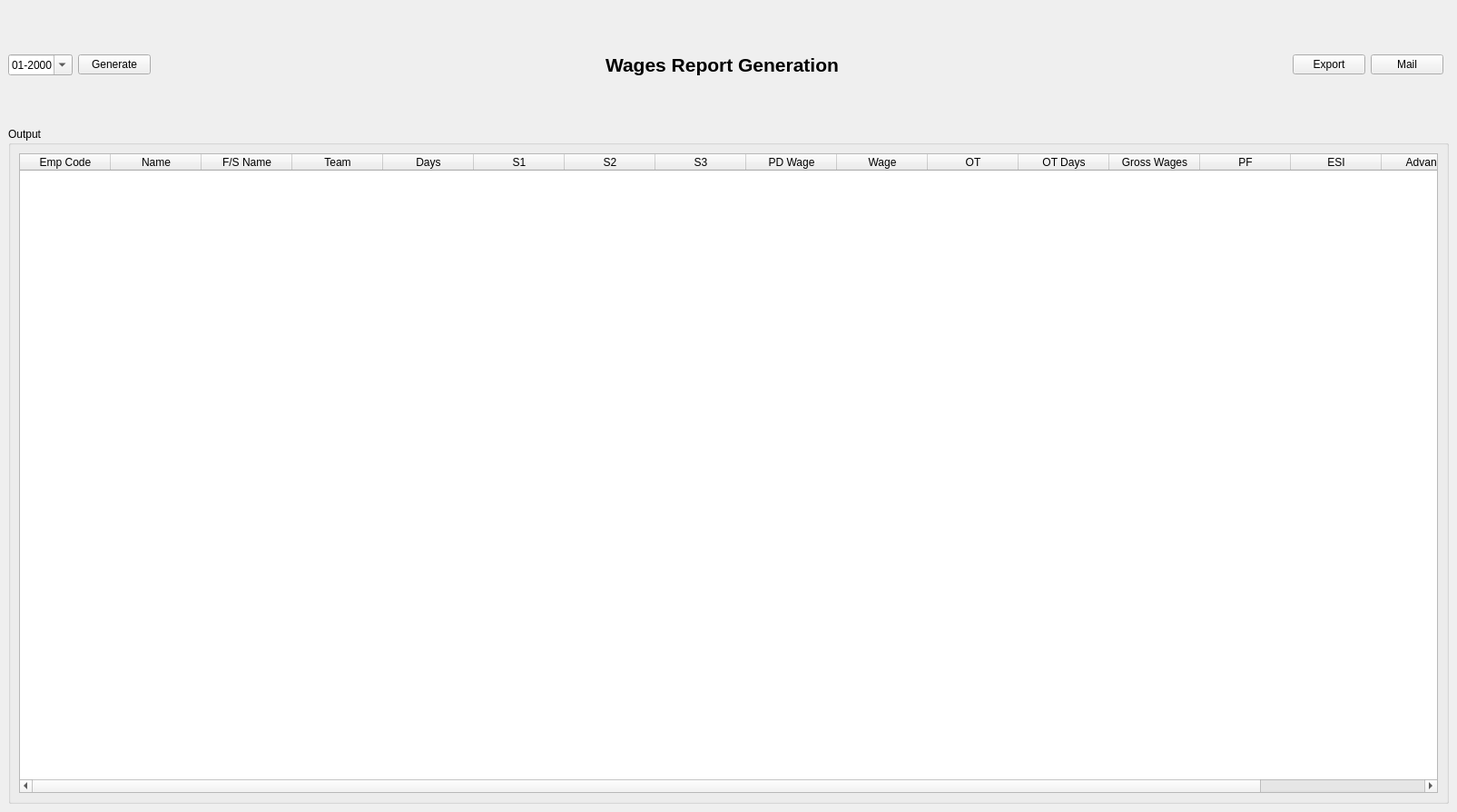
<?xml version="1.0" encoding="UTF-8"?>
<ui version="4.0">
 <class>MWin_WageModule</class>
 <widget class="QMainWindow" name="MWin_WageModule">
  <property name="geometry">
   <rect>
    <x>0</x>
    <y>0</y>
    <width>1605</width>
    <height>895</height>
   </rect>
  </property>
  <property name="windowTitle">
   <string>MainWindow</string>
  </property>
  <widget class="QWidget" name="CWin_WageModule">
   <property name="styleSheet">
    <string notr="true">font: 10pt &quot;Courier New&quot;;</string>
   </property>
   <layout class="QGridLayout" name="gridLayout_2">
    <item row="4" column="0" colspan="8">
     <widget class="QGroupBox" name="NEX_groupBox">
      <property name="title">
       <string>Output</string>
      </property>
      <layout class="QGridLayout" name="gridLayout">
       <item row="0" column="0">
        <widget class="QTableWidget" name="IQTB_WageReport">
         <column>
          <property name="text">
           <string>Emp Code</string>
          </property>
         </column>
         <column>
          <property name="text">
           <string>Name</string>
          </property>
         </column>
         <column>
          <property name="text">
           <string>F/S Name</string>
          </property>
         </column>
         <column>
          <property name="text">
           <string>Team</string>
          </property>
         </column>
         <column>
          <property name="text">
           <string>Days</string>
          </property>
         </column>
         <column>
          <property name="text">
           <string>S1</string>
          </property>
         </column>
         <column>
          <property name="text">
           <string>S2</string>
          </property>
         </column>
         <column>
          <property name="text">
           <string>S3</string>
          </property>
         </column>
         <column>
          <property name="text">
           <string>PD Wage</string>
          </property>
         </column>
         <column>
          <property name="text">
           <string>Wage</string>
          </property>
         </column>
         <column>
          <property name="text">
           <string>OT</string>
          </property>
         </column>
         <column>
          <property name="text">
           <string>OT Days</string>
          </property>
         </column>
         <column>
          <property name="text">
           <string>Gross Wages</string>
          </property>
         </column>
         <column>
          <property name="text">
           <string>PF</string>
          </property>
         </column>
         <column>
          <property name="text">
           <string>ESI</string>
          </property>
         </column>
         <column>
          <property name="text">
           <string>Advance</string>
          </property>
         </column>
         <column>
          <property name="text">
           <string>Net Wages</string>
          </property>
         </column>
        </widget>
       </item>
      </layout>
     </widget>
    </item>
    <item row="1" column="4">
     <spacer name="NEX_horizontalSpacer_2">
      <property name="orientation">
       <enum>Qt::Horizontal</enum>
      </property>
      <property name="sizeHint" stdset="0">
       <size>
        <width>40</width>
        <height>20</height>
       </size>
      </property>
     </spacer>
    </item>
    <item row="1" column="1">
     <widget class="QPushButton" name="IQPB_Generate">
      <property name="text">
       <string>Generate</string>
      </property>
     </widget>
    </item>
    <item row="1" column="2">
     <spacer name="NEX_horizontalSpacer">
      <property name="orientation">
       <enum>Qt::Horizontal</enum>
      </property>
      <property name="sizeHint" stdset="0">
       <size>
        <width>40</width>
        <height>20</height>
       </size>
      </property>
     </spacer>
    </item>
    <item row="1" column="0">
     <widget class="QDateEdit" name="IQDE_Date">
      <property name="displayFormat">
       <string>MM-yyyy</string>
      </property>
      <property name="calendarPopup">
       <bool>true</bool>
      </property>
     </widget>
    </item>
    <item row="1" column="6">
     <widget class="QPushButton" name="IQPB_Mail">
      <property name="text">
       <string>Mail</string>
      </property>
     </widget>
    </item>
    <item row="1" column="3">
     <widget class="QLabel" name="IQL_Title">
      <property name="text">
       <string>&lt;html&gt;&lt;head/&gt;&lt;body&gt;&lt;p&gt;&lt;span style=&quot; font-size:16pt; font-weight:600;&quot;&gt;Wages Report Generation&lt;/span&gt;&lt;/p&gt;&lt;/body&gt;&lt;/html&gt;</string>
      </property>
     </widget>
    </item>
    <item row="1" column="5">
     <widget class="QPushButton" name="IQPB_Export">
      <property name="text">
       <string>Export</string>
      </property>
     </widget>
    </item>
    <item row="2" column="0" colspan="8">
     <spacer name="NEX_verticalSpacer_2">
      <property name="orientation">
       <enum>Qt::Vertical</enum>
      </property>
      <property name="sizeType">
       <enum>QSizePolicy::Maximum</enum>
      </property>
      <property name="sizeHint" stdset="0">
       <size>
        <width>20</width>
        <height>50</height>
       </size>
      </property>
     </spacer>
    </item>
    <item row="0" column="0" colspan="8">
     <spacer name="NEX_verticalSpacer">
      <property name="orientation">
       <enum>Qt::Vertical</enum>
      </property>
      <property name="sizeType">
       <enum>QSizePolicy::Maximum</enum>
      </property>
      <property name="sizeHint" stdset="0">
       <size>
        <width>20</width>
        <height>50</height>
       </size>
      </property>
     </spacer>
    </item>
   </layout>
  </widget>
 </widget>
 <resources/>
 <connections/>
</ui>
